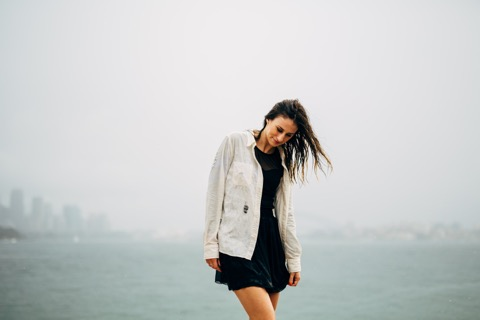
#> input picture Grabcut_segmentation/woman.jpeg, 480 x 320 px
$ python main.py
#> lines starting #> are read from the running program, lines starting #| are printed output that depends on the picture; after the words box and inside, x2 and y2 are one past the last pixel; in counts of white or black regions, pixels touching at a corner belong together
"""
GrabCut Foreground Extraction using OpenCV

This project demonstrates foreground segmentation using the GrabCut algorithm.

Pipeline:
1. Load image
2. Define Region of Interest (ROI) using a rectangle
3. Initialize GrabCut
4. Estimate foreground and background
5. Generate segmentation mask
6. Extract foreground object

"""

import cv2
import numpy as np
from matplotlib import pyplot as plt


# --------------------------------------------------
# Display Function
# --------------------------------------------------
def imshow(title="Image", image=None, size=8):
    """
    Displays an image using Matplotlib.

    Parameters:
    ----------
    title : str
        Window title

    image : ndarray
        Image to display

    size : int
        Figure size scaling factor
    """
    h, w = image.shape[:2]
    aspect_ratio = h / w

    plt.figure(figsize=(size, size * aspect_ratio))
    plt.imshow(cv2.cvtColor(image, cv2.COLOR_BGR2RGB))
    plt.title(title)
    plt.axis("off")
    plt.show()


# --------------------------------------------------
# Load Image
# --------------------------------------------------
image = cv2.imread("woman.jpeg")
#> image is the input picture: shape (320, 480, 3); mean B, G, R 200.5, 201.2, 198.5

if image is None:
    raise FileNotFoundError("Could not load image.")

copy = image.copy()


# --------------------------------------------------
# Create GrabCut Data Structures
# --------------------------------------------------

# Mask stores pixel labels used by GrabCut
mask = np.zeros(image.shape[:2], np.uint8)

# Internal background model used by GrabCut
bgdModel = np.zeros((1, 65), np.float64)

# Internal foreground model used by GrabCut
fgdModel = np.zeros((1, 65), np.float64)


# --------------------------------------------------
# Define ROI (Region of Interest)
# --------------------------------------------------
# Rectangle should contain the object to extract

x1, y1 = 190, 70
x2, y2 = 350, 310

start = (x1, y1)
end = (x2, y2)

# Format: (x, y, width, height)
rect = (x1, y1, x2 - x1, y2 - y1)

# Visualize selected region
cv2.rectangle(copy, start, end, (0, 0, 255), 3)
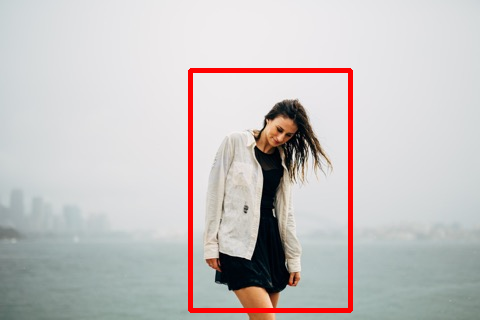
#> copy: shape (320, 480, 3); 2.6% of pixels changed, all inside (x1, y1, x2, y2) = (188, 68, 353, 313)

imshow("Input Image with ROI", copy)


# --------------------------------------------------
# Run GrabCut
# --------------------------------------------------
cv2.grabCut(
    image,
    mask,
    rect,
    bgdModel,
    fgdModel,
    5,
    cv2.GC_INIT_WITH_RECT
)


# --------------------------------------------------
# Convert GrabCut Mask
# --------------------------------------------------
"""
Mask Labels:

0 = Definite Background
1 = Definite Foreground
2 = Probable Background
3 = Probable Foreground

Keep:
    1 and 3

Remove:
    0 and 2
"""

mask2 = np.where(
    (mask == 0) | (mask == 2),
    0,
    1
).astype("uint8")


# --------------------------------------------------
# Extract Foreground
# --------------------------------------------------
segmented_image = image * mask2[:, :, np.newaxis]
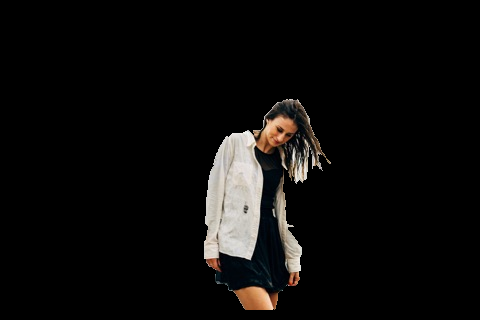
#> segmented_image: shape (320, 480, 3); mean B, G, R 11.2, 12, 13


# --------------------------------------------------
# Display Results Together
# --------------------------------------------------

fig, ax = plt.subplots(1, 3, figsize=(15, 5))

# GrabCut mask (4 classes)
ax[0].imshow(mask * 80, cmap="gray")
ax[0].set_title("GrabCut Mask")
ax[0].axis("off")

# Binary foreground mask
ax[1].imshow(mask2 * 255, cmap="gray")
ax[1].set_title("Binary Mask")
ax[1].axis("off")

# Final segmented image
ax[2].imshow(cv2.cvtColor(segmented_image, cv2.COLOR_BGR2RGB))
ax[2].set_title("Segmented Output")
ax[2].axis("off")

plt.tight_layout()
plt.savefig("grabcut_results.png", bbox_inches="tight")
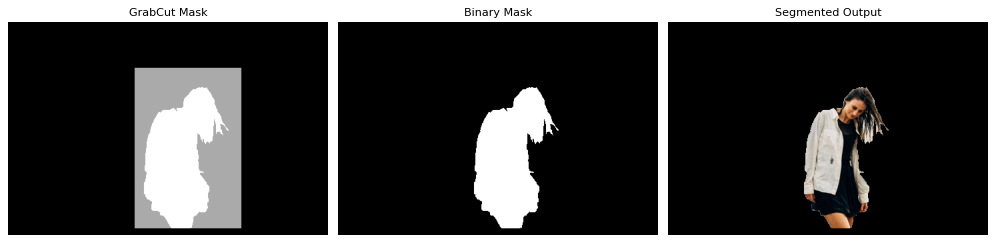
#> figure drawn by matplotlib, 3 panels
